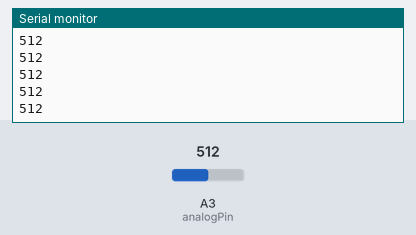
Recording of a sketch running on a simulated Arduino Uno, built with avr-gcc and run on an emulated ATmega328P. On the bench: the last lines printed to the serial monitor. The test bench sets the inputs (shaded band); at power-on: A3 (analogPin) = 512.

Above: at 1.2 s.
1.3 s: A3 (analogPin) set to 716
At 2.1 s:
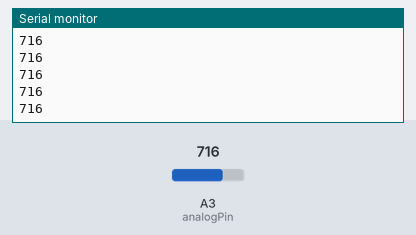
2.8 s: A3 (analogPin) set to 900
At 3.9 s:
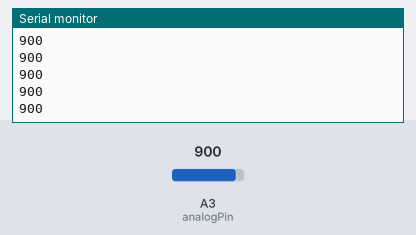
Timing chart, 0 to 5.8 s (numbered marks = the images above; inputs shaded):
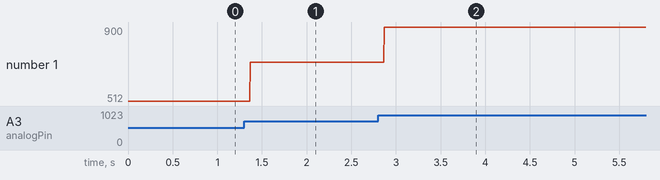

Measured:
- after the input at 1.3 s, the serial monitor: prints a new line after 0.07 s (image 1)
- after the input at 2.8 s, the serial monitor: prints a new line after 0.07 s (image 2)
- plotted number 1: 512 → 716 after the input at 1.3 s, 716 → 900 after the input at 2.8 s

The sketch:

ADC_Read_Example.ino
```cpp
int analogPin = 3;    /* Analog pin 3 is used to read values */
int value = 0;        /* Variable where we save the value from
                         the ADC */

/* Initial setup */
void setup() {
  Serial.begin(9600);   /* Serial port is initialized */

}

void loop() {
  value = analogRead(analogPin);     /* We read the value from the ADC port */
  Serial.println(value);             /* The value is printed on the Serial Screen */

}
```
